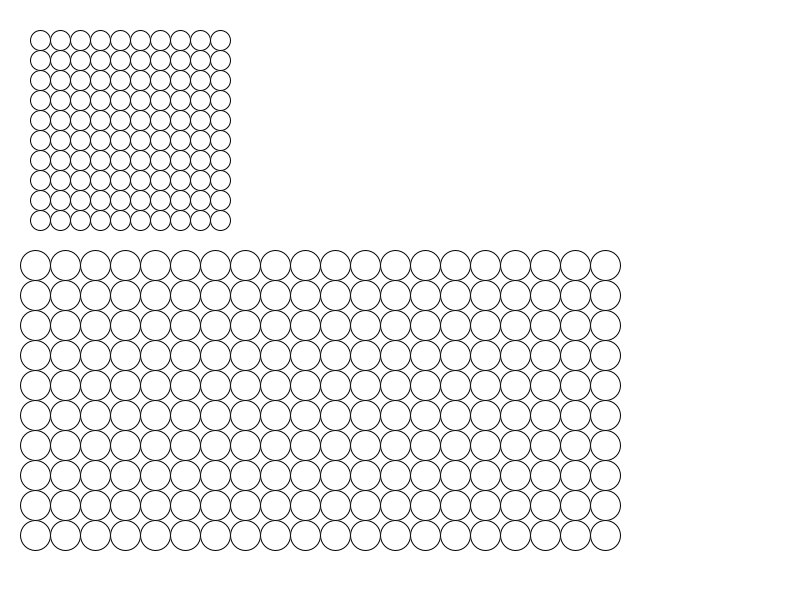
Frame 1 (no input)
Frame 60 (the mouse pressed at the canvas centre just before this capture): identical to frame 1, image omitted
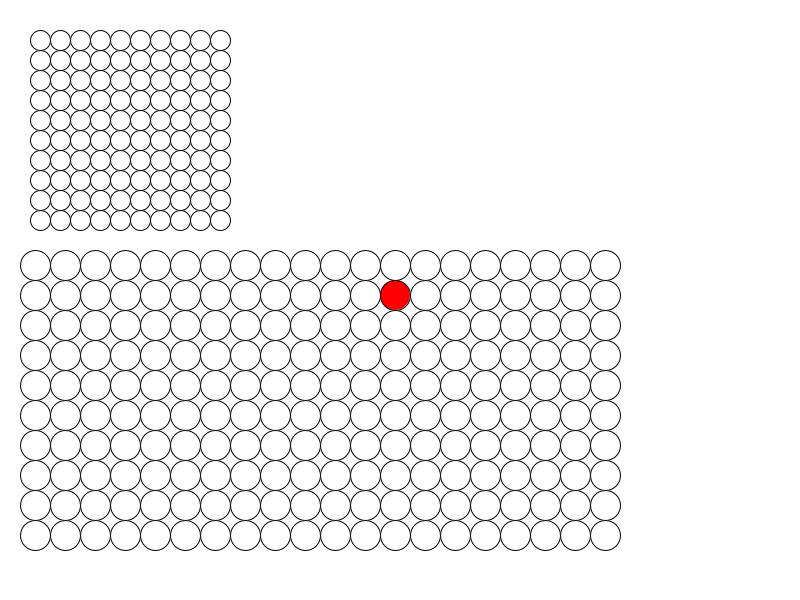
Frame 120 (the mouse held since frame 60 and released just before this capture)

The Processing sketch that drew these frames (run headless with seeded random() and noise(); from frame 60 on, the mouse is pressed at the canvas centre):

// Processing sketch: Keijiban
// ── Keijiban.pde
////Class を宣言する！
KeijibanClass board1, board2;
shift shift1;

void setup() {
  size( 800, 600 );

  ///インスタンス化
  board1 = new KeijibanClass();
  board2 = new KeijibanClass();
  shift1 = new shift();
  ////インスタンスメソッドの使い方。
  board1.init( 30, 30, 10, 10, 10);
  board2.init( 20, 250, 15, 20, 10);
}

void draw() {
  background( 255, 255, 255 );
  board1.light();
  board2.light();
}

void mousePressed() {
  board1.push();
  board2.push();
}

void keyPressed() {
  switch( keyCode ) {
  case CONTROL:
    shift1.flag();
    break;
  
  case LEFT:
    //board1.shiftToLeft();
    //board2.shiftToLeft();
    shift1.left();
    break;

  case RIGHT:
    //board1.shiftToRight();
    //board2.shiftToRight();
    shift1.right();
    break;
  }
}

// ── KejibanClass.pde
class KeijibanClass {
  ///インスタンス変数
  int [][] lights;
  int keijibanLeftX;
  int keijibanTopY;
  int lightRadius;
  int numHorizontal;
  int numVertical;

  ///インスタンスメソッド

  void init(int leftx, int topy, int r, int Horizontal, int Vertical) {
    keijibanLeftX = leftx;
    keijibanTopY = topy;
    lightRadius = r;
    numHorizontal = Horizontal;
    numVertical = Vertical;
    lights = new int [numHorizontal][numVertical];
    for (int y=0; y<numVertical; y++) {
      for (int x=0; x<numHorizontal; x++) {  
        lights[x][y] = 0;
      }
    }
  }

  void light() {
    for (int y=0; y<numVertical; y++) {
      for (int x=0; x<numHorizontal; x++) {  
        if ( lights[x][y] == 1 ) fill( 255, 0, 0 );
        else fill( 255, 255, 255 );
        ellipse( keijibanLeftX+x*lightRadius*2+lightRadius, keijibanTopY+y*lightRadius*2+lightRadius, lightRadius*2, lightRadius*2 );
      }
    }
  }

  void push() {
    for (int y=0; y<numVertical; y++) {
      for (int x=0; x<numHorizontal; x++) {      
        if ( dist(keijibanLeftX+x*lightRadius*2+lightRadius, keijibanTopY+y*lightRadius*2+lightRadius, mouseX, mouseY)<lightRadius ) {
          if ( lights[x][y] == 1 ) lights[x][y] = 0;
          else lights[x][y] = 1;
        }
      }
    }
  }

  void shiftToLeft() {
    int y=0;
    while ( y<numVertical ) {
      int x=0;
      int temp = lights[0][y];
      while ( x<numHorizontal-1 ) {
        lights[x][y] = lights[x+1][y];      
        x++;
      }
      lights[numHorizontal-1][y] = temp;
      y++;
    }
  }

  void shiftToRight() {
    int y=0;
    while ( y<numVertical ) {
      int x=numHorizontal-1;
      int temp = lights[x][y];
      while ( x>0 ) {
        lights[x][y] = lights[x-1][y];      
        x--;
      }
      lights[0][y] = temp;
      y++;
    }
  }
}


// ── shift.pde
class shift {
  int boardflag = 0;

  void flag() {
    boardflag = 1 - boardflag;
  }

  void left() {
    if ( boardflag == 0 ) board1.shiftToLeft(); 
    else if ( boardflag == 1 ) board2.shiftToLeft();
  }

  void right() {
    if ( boardflag == 0 ) board1.shiftToRight();
    else if ( boardflag == 1 ) board2.shiftToRight();
  }
}
